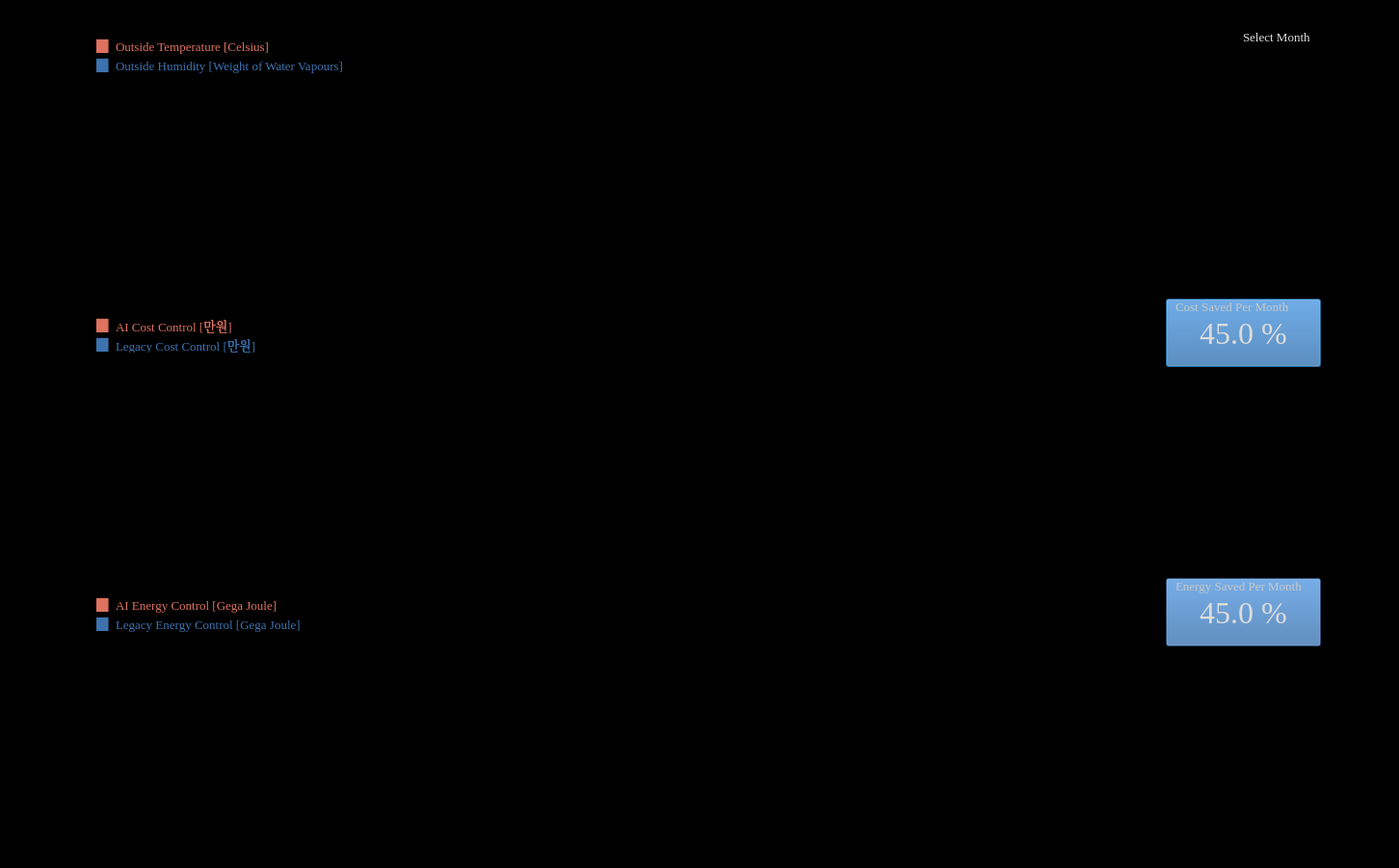
<?xml version="1.0" encoding="UTF-8"?>
<ui version="4.0">
 <class>Dialog</class>
 <widget class="QDialog" name="Dialog">
  <property name="geometry">
   <rect>
    <x>0</x>
    <y>0</y>
    <width>1452</width>
    <height>901</height>
   </rect>
  </property>
  <property name="windowTitle">
   <string>Dialog</string>
  </property>
  <property name="styleSheet">
   <string notr="true">background:rgb(0,0,0);</string>
  </property>
  <widget class="PlotWidget" name="widget_rms_1" native="true">
   <property name="geometry">
    <rect>
     <x>20</x>
     <y>20</y>
     <width>1411</width>
     <height>271</height>
    </rect>
   </property>
   <property name="styleSheet">
    <string notr="true">background:rgb(0,0,0);</string>
   </property>
   <widget class="QLabel" name="label_44">
    <property name="geometry">
     <rect>
      <x>100</x>
      <y>20</y>
      <width>171</width>
      <height>16</height>
     </rect>
    </property>
    <property name="font">
     <font>
      <family>Times New Roman</family>
      <pointsize>10</pointsize>
     </font>
    </property>
    <property name="styleSheet">
     <string notr="true">background-color:rgba(0,0,0,0);
color:rgb(222, 114, 94);</string>
    </property>
    <property name="text">
     <string>Outside Temperature [Celsius]</string>
    </property>
   </widget>
   <widget class="QLabel" name="label_45">
    <property name="geometry">
     <rect>
      <x>80</x>
      <y>10</y>
      <width>20</width>
      <height>31</height>
     </rect>
    </property>
    <property name="font">
     <font>
      <family>Arial</family>
      <pointsize>12</pointsize>
     </font>
    </property>
    <property name="styleSheet">
     <string notr="true">background-color:rgba(9,9,255,0);
color:rgb(222, 114, 94);</string>
    </property>
    <property name="text">
     <string>▆</string>
    </property>
   </widget>
   <widget class="QLabel" name="label_50">
    <property name="geometry">
     <rect>
      <x>80</x>
      <y>30</y>
      <width>20</width>
      <height>31</height>
     </rect>
    </property>
    <property name="font">
     <font>
      <family>Arial</family>
      <pointsize>12</pointsize>
     </font>
    </property>
    <property name="styleSheet">
     <string notr="true">background-color:rgba(0,0,0,0);
color:rgb(60, 114, 174);</string>
    </property>
    <property name="text">
     <string>▆</string>
    </property>
   </widget>
   <widget class="QLabel" name="label_51">
    <property name="geometry">
     <rect>
      <x>100</x>
      <y>40</y>
      <width>241</width>
      <height>16</height>
     </rect>
    </property>
    <property name="font">
     <font>
      <family>Times New Roman</family>
      <pointsize>10</pointsize>
     </font>
    </property>
    <property name="styleSheet">
     <string notr="true">background-color:rgba(0,0,0,0);
color:rgb(60, 114, 174);</string>
    </property>
    <property name="text">
     <string>Outside Humidity [Weight of Water Vapours]</string>
    </property>
   </widget>
   <widget class="QComboBox" name="comboBox">
    <property name="geometry">
     <rect>
      <x>1270</x>
      <y>10</y>
      <width>241</width>
      <height>71</height>
     </rect>
    </property>
    <property name="font">
     <font>
      <family>Times New Roman</family>
      <pointsize>24</pointsize>
     </font>
    </property>
    <property name="styleSheet">
     <string notr="true">background:rgba(0,0,0,0); color: rgb(220,220,220);
border:0px inset gray;
border-radius:0px;</string>
    </property>
    <property name="editable">
     <bool>false</bool>
    </property>
    <property name="maxVisibleItems">
     <number>0</number>
    </property>
    <property name="frame">
     <bool>true</bool>
    </property>
   </widget>
   <widget class="QLabel" name="label">
    <property name="geometry">
     <rect>
      <x>1270</x>
      <y>10</y>
      <width>81</width>
      <height>16</height>
     </rect>
    </property>
    <property name="font">
     <font>
      <family>Times New Roman</family>
      <pointsize>10</pointsize>
     </font>
    </property>
    <property name="styleSheet">
     <string notr="true">background:rgba(0,0,0,0);
color:rgb(220,220,220);</string>
    </property>
    <property name="text">
     <string>Select Month</string>
    </property>
   </widget>
  </widget>
  <widget class="PlotWidget" name="widget_rms_2" native="true">
   <property name="geometry">
    <rect>
     <x>20</x>
     <y>310</y>
     <width>1411</width>
     <height>271</height>
    </rect>
   </property>
   <property name="styleSheet">
    <string notr="true">background:rgb(0,0,0);</string>
   </property>
   <widget class="QLabel" name="label_52">
    <property name="geometry">
     <rect>
      <x>80</x>
      <y>10</y>
      <width>20</width>
      <height>31</height>
     </rect>
    </property>
    <property name="font">
     <font>
      <family>Arial</family>
      <pointsize>12</pointsize>
     </font>
    </property>
    <property name="styleSheet">
     <string notr="true">background-color:rgba(9,9,255,0);
color:rgb(222, 114, 94);</string>
    </property>
    <property name="text">
     <string>▆</string>
    </property>
   </widget>
   <widget class="QLabel" name="label_53">
    <property name="geometry">
     <rect>
      <x>100</x>
      <y>40</y>
      <width>151</width>
      <height>16</height>
     </rect>
    </property>
    <property name="font">
     <font>
      <family>Times New Roman</family>
      <pointsize>10</pointsize>
     </font>
    </property>
    <property name="styleSheet">
     <string notr="true">background-color:rgba(0,0,0,0);
color:rgb(60, 114, 174);</string>
    </property>
    <property name="text">
     <string>Legacy Cost Control [만원]</string>
    </property>
   </widget>
   <widget class="QLabel" name="label_54">
    <property name="geometry">
     <rect>
      <x>80</x>
      <y>30</y>
      <width>20</width>
      <height>31</height>
     </rect>
    </property>
    <property name="font">
     <font>
      <family>Arial</family>
      <pointsize>12</pointsize>
     </font>
    </property>
    <property name="styleSheet">
     <string notr="true">background-color:rgba(0,0,0,0);
color:rgb(60, 114, 174);</string>
    </property>
    <property name="text">
     <string>▆</string>
    </property>
   </widget>
   <widget class="QLabel" name="label_55">
    <property name="geometry">
     <rect>
      <x>100</x>
      <y>20</y>
      <width>141</width>
      <height>16</height>
     </rect>
    </property>
    <property name="font">
     <font>
      <family>Times New Roman</family>
      <pointsize>10</pointsize>
     </font>
    </property>
    <property name="styleSheet">
     <string notr="true">background-color:rgba(0,0,0,0);
color:rgb(222, 114, 94);</string>
    </property>
    <property name="text">
     <string>AI Cost Control [만원]</string>
    </property>
   </widget>
   <widget class="QPushButton" name="pushButton">
    <property name="geometry">
     <rect>
      <x>1190</x>
      <y>0</y>
      <width>161</width>
      <height>71</height>
     </rect>
    </property>
    <property name="font">
     <font>
      <family>Times New Roman</family>
      <pointsize>24</pointsize>
     </font>
    </property>
    <property name="styleSheet">
     <string notr="true">background:rgba(60,114,174,0.5); color:rgb(220,220,220);</string>
    </property>
    <property name="text">
     <string>45.0 %</string>
    </property>
   </widget>
   <widget class="QLabel" name="label_2">
    <property name="geometry">
     <rect>
      <x>1200</x>
      <y>0</y>
      <width>131</width>
      <height>16</height>
     </rect>
    </property>
    <property name="font">
     <font>
      <family>Times New Roman</family>
      <pointsize>10</pointsize>
     </font>
    </property>
    <property name="styleSheet">
     <string notr="true">background:rgba(0,0,0,0);
color:rgb(200,200,200);</string>
    </property>
    <property name="text">
     <string>Cost Saved Per Month</string>
    </property>
   </widget>
  </widget>
  <widget class="PlotWidget" name="widget_rms_4" native="true">
   <property name="geometry">
    <rect>
     <x>20</x>
     <y>600</y>
     <width>1411</width>
     <height>291</height>
    </rect>
   </property>
   <property name="styleSheet">
    <string notr="true">background:rgb(0,0,0);</string>
   </property>
   <widget class="QLabel" name="label_48">
    <property name="geometry">
     <rect>
      <x>100</x>
      <y>20</y>
      <width>181</width>
      <height>16</height>
     </rect>
    </property>
    <property name="font">
     <font>
      <family>Times New Roman</family>
      <pointsize>10</pointsize>
     </font>
    </property>
    <property name="styleSheet">
     <string notr="true">background-color:rgba(0,0,0,0);
color:rgb(222, 114, 94);</string>
    </property>
    <property name="text">
     <string>AI Energy Control [Gega Joule]</string>
    </property>
   </widget>
   <widget class="QLabel" name="label_49">
    <property name="geometry">
     <rect>
      <x>80</x>
      <y>10</y>
      <width>20</width>
      <height>31</height>
     </rect>
    </property>
    <property name="font">
     <font>
      <family>Arial</family>
      <pointsize>12</pointsize>
     </font>
    </property>
    <property name="styleSheet">
     <string notr="true">background-color:rgba(0,0,0,0);
color:rgb(222, 114, 94);</string>
    </property>
    <property name="text">
     <string>▆</string>
    </property>
   </widget>
   <widget class="QLabel" name="label_59">
    <property name="geometry">
     <rect>
      <x>100</x>
      <y>40</y>
      <width>201</width>
      <height>16</height>
     </rect>
    </property>
    <property name="font">
     <font>
      <family>Times New Roman</family>
      <pointsize>10</pointsize>
     </font>
    </property>
    <property name="styleSheet">
     <string notr="true">background-color:rgba(0,0,0,0);
color:rgb(60, 114, 174);</string>
    </property>
    <property name="text">
     <string>Legacy Energy Control [Gega Joule]</string>
    </property>
   </widget>
   <widget class="QLabel" name="label_58">
    <property name="geometry">
     <rect>
      <x>80</x>
      <y>30</y>
      <width>20</width>
      <height>31</height>
     </rect>
    </property>
    <property name="font">
     <font>
      <family>Arial</family>
      <pointsize>12</pointsize>
     </font>
    </property>
    <property name="styleSheet">
     <string notr="true">background-color:rgba(0,0,0,0);
color:rgb(60, 114, 174);</string>
    </property>
    <property name="text">
     <string>▆</string>
    </property>
   </widget>
   <widget class="QPushButton" name="pushButton_2">
    <property name="geometry">
     <rect>
      <x>1190</x>
      <y>0</y>
      <width>161</width>
      <height>71</height>
     </rect>
    </property>
    <property name="font">
     <font>
      <family>Times New Roman</family>
      <pointsize>24</pointsize>
     </font>
    </property>
    <property name="styleSheet">
     <string notr="true">background:rgba(60,114,174,0.5); color:rgb(220,220,220);</string>
    </property>
    <property name="text">
     <string>45.0 %</string>
    </property>
   </widget>
   <widget class="QLabel" name="label_3">
    <property name="geometry">
     <rect>
      <x>1200</x>
      <y>0</y>
      <width>141</width>
      <height>16</height>
     </rect>
    </property>
    <property name="font">
     <font>
      <family>Times New Roman</family>
      <pointsize>10</pointsize>
     </font>
    </property>
    <property name="styleSheet">
     <string notr="true">background:rgba(0,0,0,0);
color:rgb(200,200,200);</string>
    </property>
    <property name="text">
     <string>Energy Saved Per Month</string>
    </property>
   </widget>
  </widget>
 </widget>
 <customwidgets>
  <customwidget>
   <class>PlotWidget</class>
   <extends>QWidget</extends>
   <header>pyqtgraph</header>
   <container>1</container>
  </customwidget>
 </customwidgets>
 <resources/>
 <connections/>
</ui>
